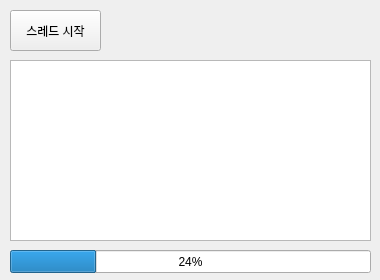
<?xml version="1.0" encoding="UTF-8"?>
<ui version="4.0">
 <class>Form</class>
 <widget class="QWidget" name="Form">
  <property name="geometry">
   <rect>
    <x>0</x>
    <y>0</y>
    <width>380</width>
    <height>280</height>
   </rect>
  </property>
  <property name="minimumSize">
   <size>
    <width>380</width>
    <height>280</height>
   </size>
  </property>
  <property name="maximumSize">
   <size>
    <width>380</width>
    <height>280</height>
   </size>
  </property>
  <property name="windowTitle">
   <string>스레드 테스트</string>
  </property>
  <widget class="QPushButton" name="btnStart">
   <property name="geometry">
    <rect>
     <x>10</x>
     <y>10</y>
     <width>91</width>
     <height>41</height>
    </rect>
   </property>
   <property name="text">
    <string>스레드 시작</string>
   </property>
  </widget>
  <widget class="QTextBrowser" name="txbLog">
   <property name="geometry">
    <rect>
     <x>10</x>
     <y>60</y>
     <width>361</width>
     <height>181</height>
    </rect>
   </property>
  </widget>
  <widget class="QProgressBar" name="pgbTask">
   <property name="geometry">
    <rect>
     <x>10</x>
     <y>250</y>
     <width>361</width>
     <height>23</height>
    </rect>
   </property>
   <property name="value">
    <number>24</number>
   </property>
  </widget>
 </widget>
 <resources/>
 <connections/>
</ui>
